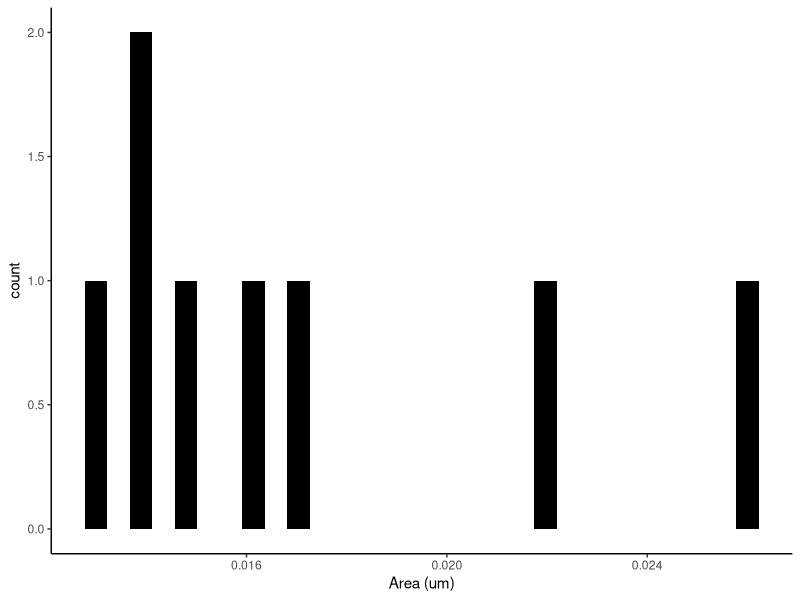
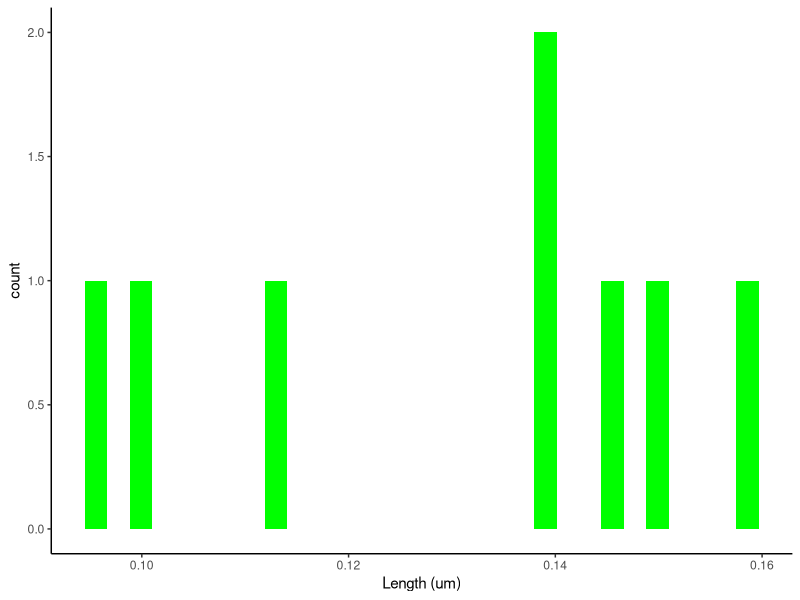
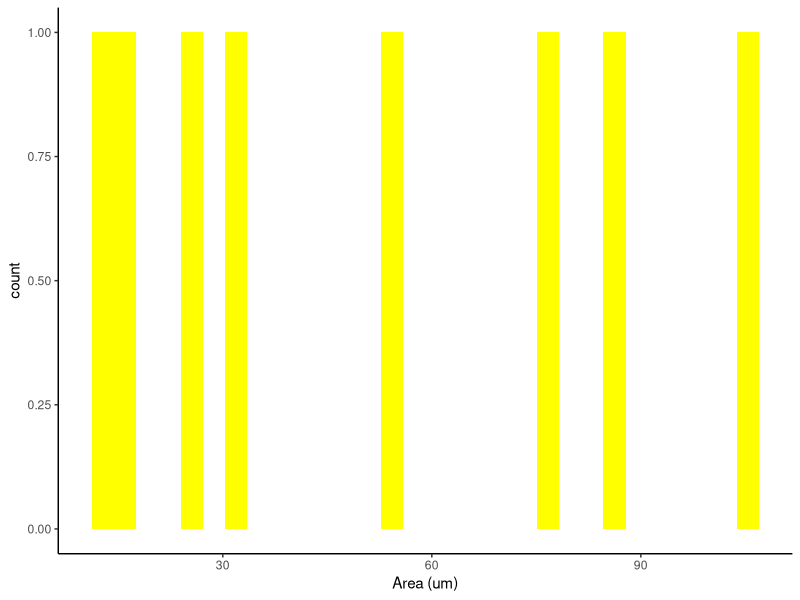
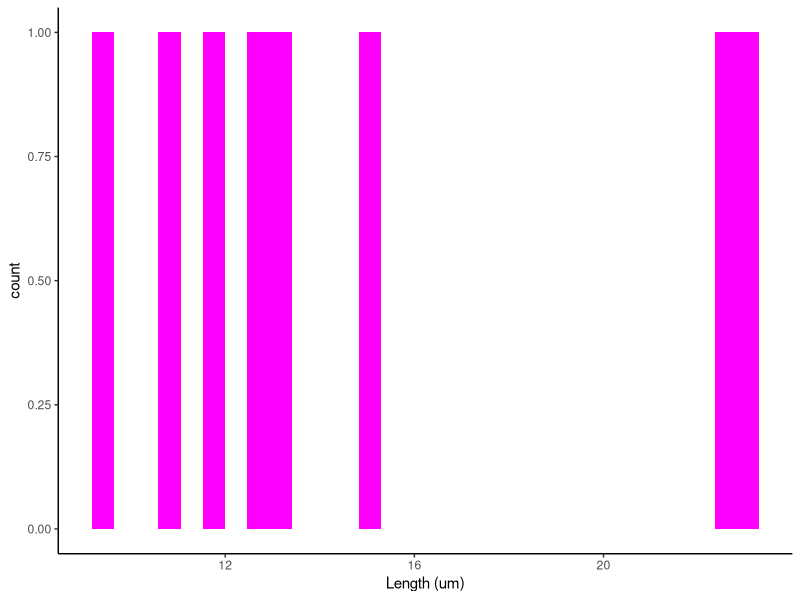
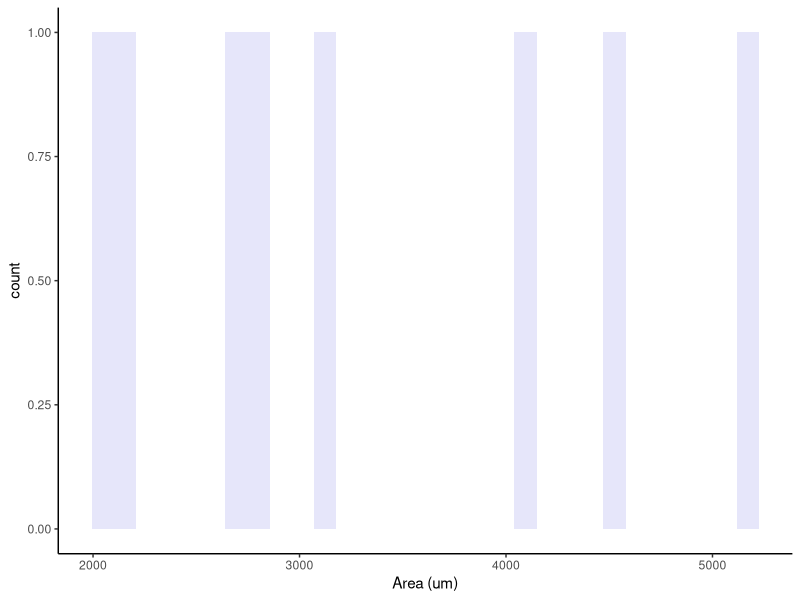
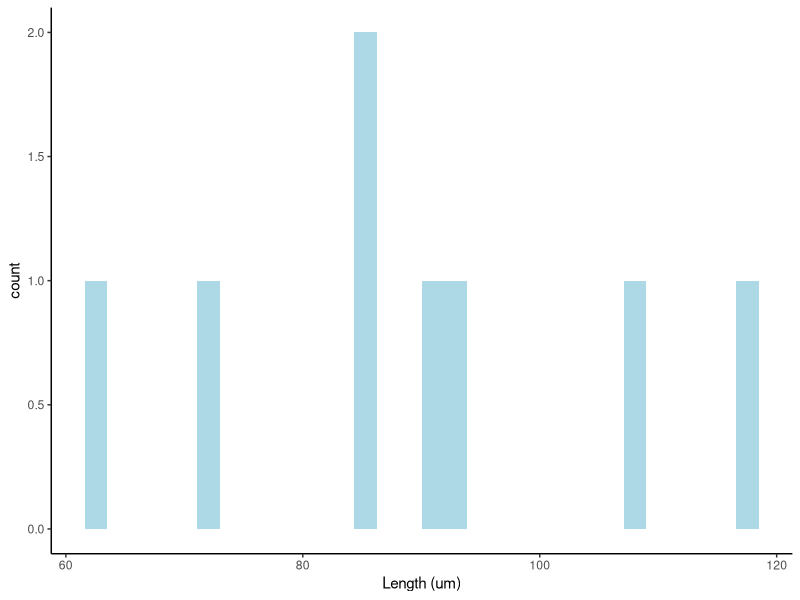

The R source for these figures, in order:
# Read the CSV
library(tidyverse)




#FIRST IMAGE



dat <- read.csv("firstarea.csv")



dat$Area <- round(dat$Area, 6)

ggplot(dat, aes(x = Area, fill = Area)) +
  geom_histogram(fill = "black") + 
  theme_classic() +
  xlab("Area (um)") 
  

dat2 <- read.csv("firstlength.csv")



# Round 
dat2$Length <- round(dat2$Length, 6)

ggplot(dat2, aes(x = Length, fill = Length)) +
  geom_histogram(fill = "green") + 
  theme_classic() +
  xlab("Length (um)")



#SECOND IMAGE



dat3 <- read.csv("secondarea.csv")



# Round 
dat3$Area <- round(dat3$Area, 6)

ggplot(dat3, aes(x = Area, fill = Area)) +
  geom_histogram(fill = "yellow")  +
  theme_classic() +
  xlab("Area (um)")
   
  

dat4 <- read.csv("secondlength.csv")



# Round 
dat4$Length <- round(dat4$Length, 6)

ggplot(dat4, aes(x = Length, fill = Length)) +
  geom_histogram(fill = "magenta")  +
  theme_classic() +
  xlab("Length (um)") 
   



#THIRD IMAGE



dat5 <- read.csv("thirdarea.csv")



# Round 
dat5$Area <- round(dat5$Area, 6)

ggplot(dat5, aes(x = Area,fill = Area)) +
  geom_histogram(fill = "lavender")  +
  theme_classic() +
  xlab("Area (um)") 


dat6 <- read.csv("thirdlength.csv")



# Round 
dat6$Length <- round(dat6$Length, 6)

ggplot(dat6, aes(x = Length,fill = Length)) +
  geom_histogram(fill = "lightblue") +
  theme_classic() +
  xlab("Length (um)") 
  
